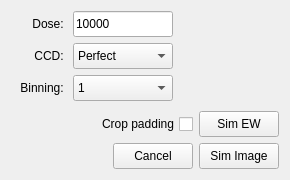
<?xml version="1.0" encoding="UTF-8"?>
<ui version="4.0">
 <class>TemFrame</class>
 <widget class="QWidget" name="TemFrame">
  <property name="geometry">
   <rect>
    <x>0</x>
    <y>0</y>
    <width>290</width>
    <height>180</height>
   </rect>
  </property>
  <property name="windowTitle">
   <string>Form</string>
  </property>
  <layout class="QGridLayout" name="gridLayout" rowstretch="1,1,1,0,1,1" columnminimumwidth="0,50,100,100">
   <item row="0" column="1">
    <widget class="QLabel" name="label_3">
     <property name="text">
      <string>Dose: </string>
     </property>
     <property name="alignment">
      <set>Qt::AlignRight|Qt::AlignTrailing|Qt::AlignVCenter</set>
     </property>
    </widget>
   </item>
   <item row="0" column="2">
    <widget class="QLineEdit" name="edtDose">
     <property name="sizePolicy">
      <sizepolicy hsizetype="Expanding" vsizetype="Fixed">
       <horstretch>0</horstretch>
       <verstretch>0</verstretch>
      </sizepolicy>
     </property>
     <property name="minimumSize">
      <size>
       <width>0</width>
       <height>26</height>
      </size>
     </property>
     <property name="maximumSize">
      <size>
       <width>100</width>
       <height>16777215</height>
      </size>
     </property>
     <property name="text">
      <string>10000</string>
     </property>
    </widget>
   </item>
   <item row="2" column="2">
    <widget class="QComboBox" name="cmbBinning">
     <property name="sizePolicy">
      <sizepolicy hsizetype="Expanding" vsizetype="Fixed">
       <horstretch>0</horstretch>
       <verstretch>0</verstretch>
      </sizepolicy>
     </property>
     <property name="minimumSize">
      <size>
       <width>0</width>
       <height>26</height>
      </size>
     </property>
     <property name="maximumSize">
      <size>
       <width>100</width>
       <height>16777215</height>
      </size>
     </property>
     <item>
      <property name="text">
       <string>1</string>
      </property>
     </item>
     <item>
      <property name="text">
       <string>2</string>
      </property>
     </item>
     <item>
      <property name="text">
       <string>4</string>
      </property>
     </item>
     <item>
      <property name="text">
       <string>8</string>
      </property>
     </item>
    </widget>
   </item>
   <item row="1" column="1">
    <widget class="QLabel" name="label">
     <property name="text">
      <string>CCD: </string>
     </property>
     <property name="alignment">
      <set>Qt::AlignRight|Qt::AlignTrailing|Qt::AlignVCenter</set>
     </property>
    </widget>
   </item>
   <item row="1" column="2">
    <widget class="QComboBox" name="cmbCcd">
     <property name="sizePolicy">
      <sizepolicy hsizetype="Expanding" vsizetype="Fixed">
       <horstretch>0</horstretch>
       <verstretch>0</verstretch>
      </sizepolicy>
     </property>
     <property name="minimumSize">
      <size>
       <width>0</width>
       <height>26</height>
      </size>
     </property>
     <property name="maximumSize">
      <size>
       <width>100</width>
       <height>16777215</height>
      </size>
     </property>
     <item>
      <property name="text">
       <string>Perfect</string>
      </property>
     </item>
    </widget>
   </item>
   <item row="2" column="1">
    <widget class="QLabel" name="label_2">
     <property name="text">
      <string>Binning: </string>
     </property>
     <property name="alignment">
      <set>Qt::AlignRight|Qt::AlignTrailing|Qt::AlignVCenter</set>
     </property>
    </widget>
   </item>
   <item row="3" column="2">
    <spacer name="vSpacer">
     <property name="orientation">
      <enum>Qt::Vertical</enum>
     </property>
     <property name="sizeType">
      <enum>QSizePolicy::Expanding</enum>
     </property>
     <property name="sizeHint" stdset="0">
      <size>
       <width>20</width>
       <height>40</height>
      </size>
     </property>
    </spacer>
   </item>
   <item row="2" column="0">
    <spacer name="hSpacer">
     <property name="orientation">
      <enum>Qt::Horizontal</enum>
     </property>
     <property name="sizeType">
      <enum>QSizePolicy::Maximum</enum>
     </property>
     <property name="sizeHint" stdset="0">
      <size>
       <width>0</width>
       <height>20</height>
      </size>
     </property>
    </spacer>
   </item>
   <item row="5" column="0" colspan="4">
    <layout class="QGridLayout" name="gridLayout_2">
     <item row="1" column="2">
      <widget class="QPushButton" name="btnSim">
       <property name="sizePolicy">
        <sizepolicy hsizetype="Minimum" vsizetype="Fixed">
         <horstretch>0</horstretch>
         <verstretch>0</verstretch>
        </sizepolicy>
       </property>
       <property name="minimumSize">
        <size>
         <width>0</width>
         <height>26</height>
        </size>
       </property>
       <property name="maximumSize">
        <size>
         <width>100</width>
         <height>16777215</height>
        </size>
       </property>
       <property name="text">
        <string>Sim Image</string>
       </property>
      </widget>
     </item>
     <item row="1" column="1">
      <widget class="QPushButton" name="btnCancel">
       <property name="sizePolicy">
        <sizepolicy hsizetype="Minimum" vsizetype="Fixed">
         <horstretch>0</horstretch>
         <verstretch>0</verstretch>
        </sizepolicy>
       </property>
       <property name="minimumSize">
        <size>
         <width>0</width>
         <height>26</height>
        </size>
       </property>
       <property name="maximumSize">
        <size>
         <width>100</width>
         <height>16777215</height>
        </size>
       </property>
       <property name="text">
        <string>Cancel</string>
       </property>
      </widget>
     </item>
     <item row="0" column="2">
      <widget class="QPushButton" name="btnExitWave">
       <property name="sizePolicy">
        <sizepolicy hsizetype="Minimum" vsizetype="Fixed">
         <horstretch>0</horstretch>
         <verstretch>0</verstretch>
        </sizepolicy>
       </property>
       <property name="minimumSize">
        <size>
         <width>0</width>
         <height>26</height>
        </size>
       </property>
       <property name="text">
        <string>Sim EW</string>
       </property>
      </widget>
     </item>
     <item row="1" column="0">
      <spacer name="horizontalSpacer">
       <property name="orientation">
        <enum>Qt::Horizontal</enum>
       </property>
       <property name="sizeHint" stdset="0">
        <size>
         <width>40</width>
         <height>20</height>
        </size>
       </property>
      </spacer>
     </item>
     <item row="0" column="0" colspan="2">
      <widget class="QCheckBox" name="chkCrop">
       <property name="layoutDirection">
        <enum>Qt::RightToLeft</enum>
       </property>
       <property name="text">
        <string>Crop padding</string>
       </property>
      </widget>
     </item>
    </layout>
   </item>
  </layout>
 </widget>
 <resources/>
 <connections/>
</ui>
